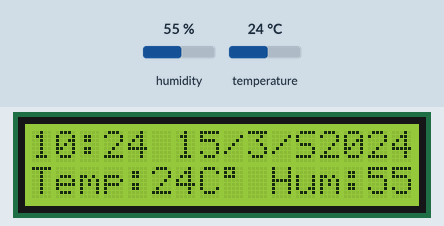
Recording of a sketch running on a simulated Arduino Uno, built with avr-gcc and run on an emulated ATmega328P. Parts: 16×2 character LCD. Inputs (shaded band) come from the test bench; at power-on: humidity 55 %, temperature 24 °C. The local clock reads 2024-03-15 10:24:30 at power-on unless the sketch sets it.

Above: at 1.2 s.
1.3 s: humidity set to 22 %
At 2.4 s:
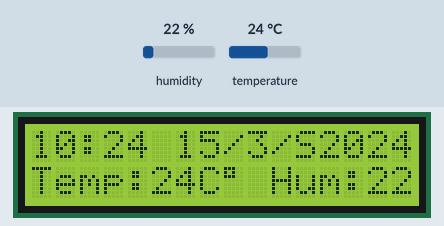
4.0 s: temperature set to 12 °C
At 4.8 s:
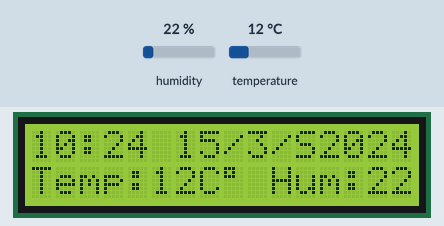
6.7 s: humidity set to 40 %
At 9.3 s:
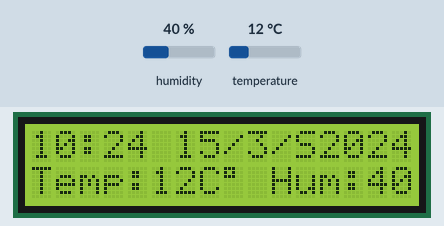
9.6 s: temperature set to 19 °C
At 10.7 s:
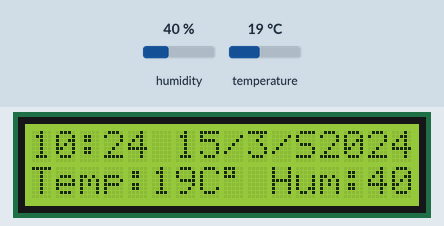
Timing chart, 0 to 12.6 s (numbered marks = the images above; inputs shaded):
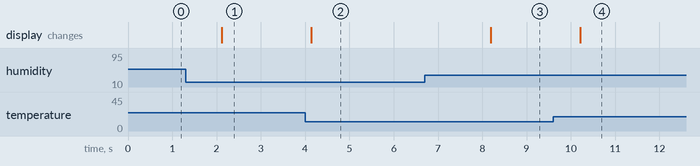

The sketch:

station_meteo.ino
```cpp
#include <DHT.h>
#include <Wire.h>
#include <RtcDS3231.h>
#include <Adafruit_Sensor.h>
#include <LiquidCrystal.h>
DHT dht(7, DHT11);

LiquidCrystal lcd(12, 11, 5, 4, 3, 2);
RtcDS3231<TwoWire> clock(Wire);

void setup() {

  lcd.begin(16 , 2);
  dht.begin();
  clock.Begin();
}

void loop() {


  lcd.setCursor(0, 0);
  RtcDateTime now = clock.GetDateTime();
  int temperature = dht.readTemperature();
  int humidity = dht.readHumidity();


  lcd.print(now.Hour());
  lcd.print(":");
  lcd.print(now.Minute());
  lcd.print(" ");
  lcd.print(now.Day());
  lcd.print("/");
  lcd.print(now.Month());
  lcd.print("/S");
  lcd.print(now.Year());
  lcd.print(" ");
  lcd.setCursor(0, 1);
  lcd.print("Temp:");
  lcd.print(temperature);
  lcd.print("C");
  lcd.print((char)223);
  lcd.print(" ");
  lcd.print("Hum:");
  lcd.print(humidity);
  lcd.print("%");

}
```

Measured:
- after the input at 1.3 s, the display: changes after 0.82 s (image 1)
- after the input at 4.0 s, the display: changes after 0.14 s (image 2)
- after the input at 6.7 s, the display: changes after 1.5 s (image 3)
- after the input at 9.6 s, the display: changes after 0.61 s (image 4)
